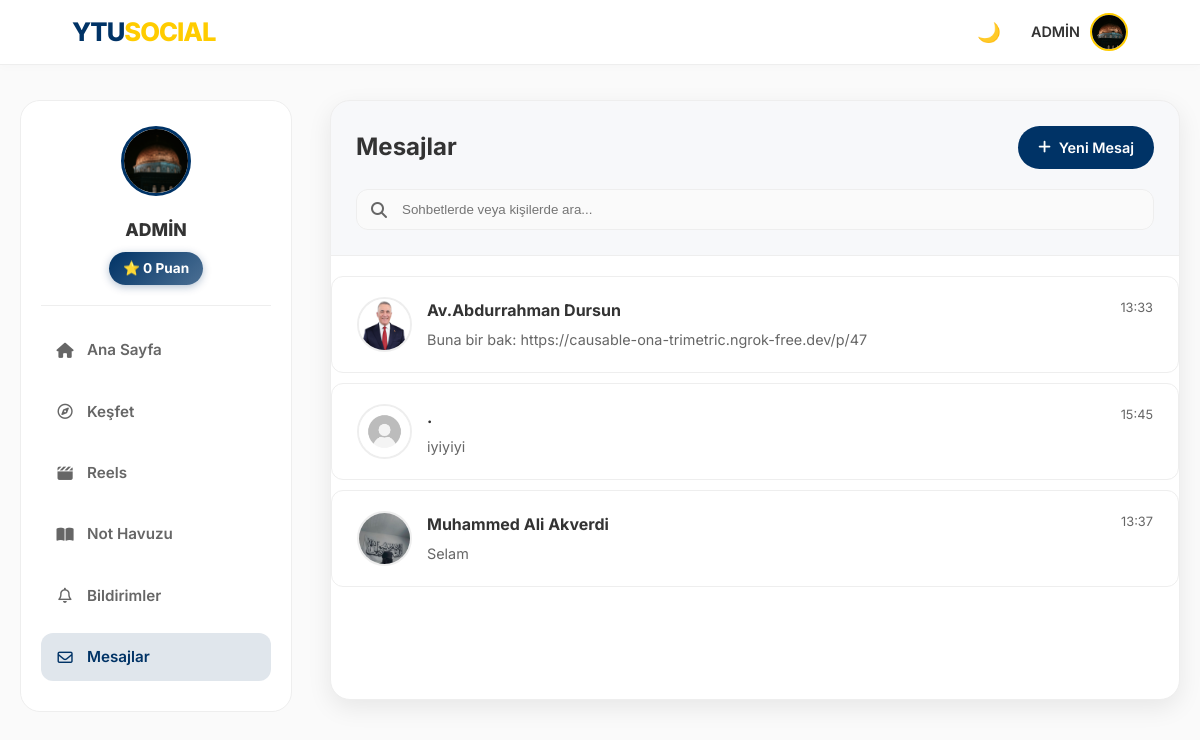
Screenshot of /messages (signed in) with the database file from the repository.
### models.py (models this page shows, shortened)
class User(UserMixin, db.Model):
    id = db.Column(db.Integer, primary_key=True)
    email = db.Column(db.String(120), unique=True, nullable=False)
    password = db.Column(db.String(200), nullable=False)
    username = db.Column(db.String(50), nullable=True)
    handle = db.Column(db.String(30), unique=True, nullable=True)
    stories = db.relationship('Story', backref='author', lazy=True)
    is_admin = db.Column(db.Boolean, default=False)
    department = db.Column(db.String(100), nullable=True)
    score = db.Column(db.Integer, default=0)
    bio = db.Column(db.String(200), nullable=True)
    profile_pic = db.Column(db.String(200), default='img/default_avatar.png')
    is_verified = db.Column(db.Boolean, default=False)
    otp_code = db.Column(db.String(6))
    ban_expiration = db.Column(db.DateTime, nullable=True)
    is_banned = db.Column(db.Boolean, default=False)
    posts = db.relationship('Post', backref='author', lazy=True)
    image_file = db.Column(db.String(255), nullable=True)
    comments = db.relationship('Comment', backref='author', lazy=True)
    messages_sent = db.relationship('Message', foreign_keys='Message.sender_id', backref='sender', lazy='dynamic')
    messages_received = db.relationship('Message', foreign_keys='Message.recipient_id', backref='recipient', lazy='dynamic')
    saved_posts = db.relationship('SavedPost', back_populates='user', lazy=True, cascade="all, delete-orphan")
    followed = db.relationship(
        'User', secondary=followers,
        primaryjoin=(followers.c.follower_id == id),
        secondaryjoin=(followers.c.followed_id == id),
        backref=db.backref('followers', lazy='dynamic'), lazy='dynamic'
    )

class Message(db.Model):
    id = db.Column(db.Integer, primary_key=True)
    sender_id = db.Column(db.Integer, db.ForeignKey('user.id'), nullable=False)
    recipient_id = db.Column(db.Integer, db.ForeignKey('user.id'), nullable=False)
    body = db.Column(db.String(500), nullable=False)
    timestamp = db.Column(db.DateTime, index=True, default=datetime.utcnow)
    is_read = db.Column(db.Boolean, default=False)
    msg_type = db.Column(db.String(10), default='text')
    file_path = db.Column(db.String(255), nullable=True)

### routes/main.py (the view)
@main.route('/messages')
@login_required
def messages_inbox():
    sent_ids = db.session.query(Message.recipient_id).filter(Message.sender_id == current_user.id)
    received_ids = db.session.query(Message.sender_id).filter(Message.recipient_id == current_user.id)
    contact_ids = [r[0] for r in sent_ids.union(received_ids).all()]
    contacts = User.query.filter(User.id.in_(contact_ids)).all() if contact_ids else []
    conversations = []
    for contact in contacts:
        last_msg = Message.query.filter(or_((Message.sender_id == current_user.id) & (Message.recipient_id == contact.id), (Message.sender_id == contact.id) & (Message.recipient_id == current_user.id))).order_by(Message.timestamp.desc()).first()
        unread_count = Message.query.filter_by(sender_id=contact.id, recipient_id=current_user.id, is_read=False).count()
        conversations.append({'user': contact, 'last_message': last_msg, 'timestamp': last_msg.timestamp if last_msg else datetime.min, 'unread': unread_count})
    conversations.sort(key=lambda x: (x['unread'] > 0, x['timestamp']), reverse=True)
    return render_template('inbox.html', conversations=conversations)

### models.py (called while the page is built)
@login_manager.user_loader
def load_user(user_id):
    return User.query.get(int(user_id))

### utils.py (called while the page is built)
def get_trending_hashtags():
    from models import Post
    posts = Post.query.with_entities(Post.content).all()
    hashtags = {}
    for post in posts:
        if post.content:
            found_tags = re.findall(r"#(\w+)", post.content.lower())
            for tag in found_tags:
                hashtags[tag] = hashtags.get(tag, 0) + 1
    sorted_tags = sorted(hashtags.items(), key=lambda x: x[1], reverse=True)
    return sorted_tags[:5]

### templates/inbox.html (shortened to what this page needs)
<!DOCTYPE html>
<html lang="tr">
<head>
    <link rel="stylesheet" href="/static/style.css">
    <link href="https://cdnjs.cloudflare.com/ajax/libs/font-awesome/6.4.0/css/all.min.css" rel="stylesheet">
</head>
<body>
    {% include 'navbar_partial.html' ignore missing %}
    <div class="inbox-layout">
        <aside class="left-sidebar sticky-sidebar">
            <div style="background: var(--card-bg); border-radius: 20px; padding: 25px 20px; border: 1px solid var(--border-color);">
                <div style="text-align: center; margin-bottom: 20px; padding-bottom: 20px; border-bottom: 1px solid var(--border-color);">
                    <img src="/static/{{ current_user.profile_pic }}" style="width: 70px; height: 70px; border-radius: 50%; border: 3px solid var(--ytu-lacivert); object-fit: cover; margin-bottom: 12px;">
                    <h3 style="font-size: 1.1rem; font-weight: 800; color: var(--text-color); margin: 0 0 8px 0;">{{ current_user.username }}</h3>
                    <span style="background: linear-gradient(135deg, var(--ytu-lacivert), rgba(var(--ytu-lacivert-rgb), 0.7)); color: white; display: inline-block; padding: 6px 14px; border-radius: 20px; font-weight: 700; font-size: 0.85rem; box-shadow: 0 2px 8px rgba(var(--ytu-lacivert-rgb), 0.3);">⭐ {{ current_user.score }} Puan</span>
                </div>
                <nav style="display: flex; flex-direction: column; gap: 8px;">
                    <a href="{{ url_for('main.index') }}" class="sidebar-link" style="display: flex; align-items: center; gap: 12px; padding: 12px 14px; border-radius: 12px; color: var(--text-muted); text-decoration: none; font-weight: 600; font-size: 0.95rem; transition: all 0.2s;"><i class="fa-solid fa-house" style="width: 20px; text-align: center;"></i> Ana Sayfa</a>
                    <a href="{{ url_for('main.explore') }}" class="sidebar-link" style="display: flex; align-items: center; gap: 12px; padding: 12px 14px; border-radius: 12px; color: var(--text-muted); text-decoration: none; font-weight: 600; font-size: 0.95rem; transition: all 0.2s;"><i class="fa-regular fa-compass" style="width: 20px; text-align: center;"></i> Keşfet</a>
                    <a href="{{ url_for('main.reels') }}" class="sidebar-link" style="display: flex; align-items: center; gap: 12px; padding: 12px 14px; border-radius: 12px; color: var(--text-muted); text-decoration: none; font-weight: 600; font-size: 0.95rem; transition: all 0.2s;"><i class="fa-solid fa-clapperboard" style="width: 20px; text-align: center;"></i> Reels</a>
                    <a href="{{ url_for('main.notes_pool') }}" class="sidebar-link" style="display: flex; align-items: center; gap: 12px; padding: 12px 14px; border-radius: 12px; color: var(--text-muted); text-decoration: none; font-weight: 600; font-size: 0.95rem; transition: all 0.2s;"><i class="fa-solid fa-book-open" style="width: 20px; text-align: center;"></i> Not Havuzu</a>
                    <a href="{{ url_for('main.notifications') }}" class="sidebar-link" style="display: flex; align-items: center; gap: 12px; padding: 12px 14px; border-radius: 12px; color: var(--text-muted); text-decoration: none; font-weight: 600; font-size: 0.95rem; transition: all 0.2s;">
                        <i class="fa-regular fa-bell" style="width: 20px; text-align: center;"></i> Bildirimler
                    </a>
                    <a href="{{ url_for('main.messages_inbox') }}" class="sidebar-link" style="display: flex; align-items: center; gap: 12px; padding: 12px 14px; border-radius: 12px; color: var(--text-muted); text-decoration: none; font-weight: 600; font-size: 0.95rem; transition: all 0.2s; background-color: rgba(var(--ytu-lacivert-rgb), 0.12); color: var(--ytu-lacivert);"><i class="fa-regular fa-envelope" style="width: 20px; text-align: center;"></i> Mesajlar
                    </a>
                </nav>
            </div>
        </aside>
        <main>
            <div class="inbox-container">
                <div class="inbox-header">
                    <div class="inbox-title-row">
                        <h2>Mesajlar</h2>
                        <a href="{{ url_for('main.explore') }}" class="btn-new-msg">
                            <i class="fa-solid fa-plus"></i> Yeni Mesaj
                        </a>
                    </div>
                    <div class="inbox-search-wrapper">
                        <i class="fa-solid fa-magnifying-glass search-icon-pos"></i>
                        <input type="text" id="chatSearch" class="inbox-search-input" placeholder="Sohbetlerde veya kişilerde ara..." onkeyup="searchChats()">
                    </div>
                </div>
                <div class="inbox-list" id="inboxList">
                    {% if conversations %}
                        {% for conv in conversations %}
                        <div class="inbox-row">
                        <a href="{{ url_for('main.chat', handle=conv.user.handle) }}" class="inbox-item {% if conv.unread > 0 %}unread-bg{% endif %}" id="conv-{{ conv.user.id }}">
                            <img src="/static/{{ conv.user.profile_pic }}" class="inbox-avatar" alt="{{ conv.user.username }}">
                            <div class="inbox-info">
                                <div class="inbox-top-row">
                                    <span class="inbox-name">{{ conv.user.username }}</span>
                                    <span class="inbox-time" id="time-{{ conv.user.id }}">
                                        {% if conv.last_message %}
                                            {{ conv.timestamp.strftime('%H:%M') }}
                                        {% endif %}
                                    </span>
                                </div>
                                <div class="inbox-preview-row">
                                    <p class="inbox-preview" id="last-msg-{{ conv.user.id }}">
                                        {% if conv.last_message %}
                                            {% if conv.last_message.msg_type == 'audio' %}
                                                🎤 Sesli Mesaj
                                            {% else %}
                                                {{ conv.last_message.body }}
                                            {% endif %}
                                        {% else %}
                                            <i style="opacity:0.7;">Sohbeti başlat...</i>
                                        {% endif %}
                                    </p>
                                </div>
                            </div>
                        </a>
                        </div>
                        {% endfor %}
                    {% endif %}
                </div>
            </div>
        </main>
    </div>
</body>
</html>

### templates/navbar_partial.html (shortened to what this page needs)
<nav class="navbar">
    <a href="/" class="nav-logo">YTU<span>SOCIAL</span></a>
    <div class="nav-items" id="mobile-menu">
        <button type="button" onclick="toggleDarkMode()" id="theme-btn" title="Temayı Değiştir" style="background:none; border:none; cursor:pointer; font-size:1.2rem;">
            🌙
        </button>
        <div class="profile-menu" onclick="toggleProfileDropdown()">
            {% if current_user.is_authenticated %}
                <span style="font-weight: 600; font-size: 0.9rem;">{{ current_user.username }}</span>
                <img src="/static/{{ current_user.profile_pic }}" class="nav-avatar" alt="Profil">
            {% else %}
                <span style="font-weight: 600;">Misafir</span>
                <img src="/static/img/default_avatar.png" class="nav-avatar" alt="Misafir">
            {% endif %}
        </div>
    </div>
</nav>

### rows the page displays
User: username "ADMİN", profile_pic (picture), score "0"
User: user.profile_pic (picture), user.username "Av.Abdurrahman Dursun"
Message: timestamp "13:33", last_message.body "Buna bir bak: https://causable-ona-trimetric.ngrok-free.dev/p/47"
User: user.profile_pic (placeholder picture), user.username "."
Message: timestamp "15:45", last_message.body "iyiyiyi"
User: user.profile_pic (picture), user.username "Muhammed Ali Akverdi"
Message: timestamp "13:37", last_message.body "Selam"
